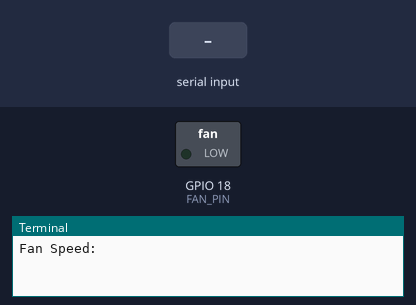
This program was run on a simulated Raspberry Pi (BCM pin numbers). On the bench: switched loads named in the program (green lamp = pin HIGH), the last lines printed to the terminal. The inputs (shaded band) are chosen by the test bench.

Above: at 1.2 s.
1.3 s: "5" typed at the terminal, then Enter
At 2.5 s:
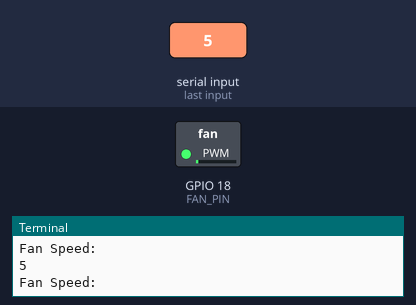
2.8 s: "90" typed at the terminal, then Enter
At 3.7 s:
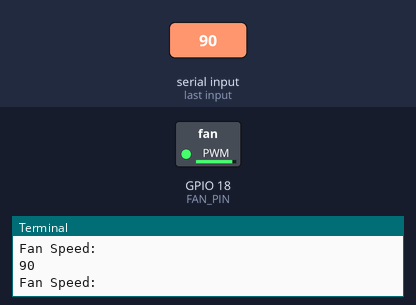
Timing chart, 0 to 5.8 s (numbered marks = the images above; inputs shaded):
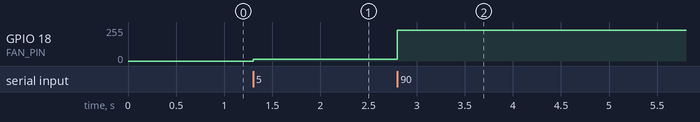

The program:

fan_read_speed.py
```python
#! /usr/bin/env python3

import RPi.GPIO as GPIO
import sys


FAN_PIN = 18   # BCM pin used to drive PWM fan
WAIT_TIME = 1  # [s] Time to wait between each refresh
PWM_FREQ = 25  # [Hz] PWM frequency
FAN_OFF = 0

GPIO.setmode(GPIO.BCM)
GPIO.setup(FAN_PIN, GPIO.OUT, initial=GPIO.LOW)
fan = GPIO.PWM(FAN_PIN, PWM_FREQ)
fan.start(FAN_OFF)


try:
    while 1:
        speed = float(input("Fan Speed: "))
        fan.ChangeDutyCycle(speed)

except KeyboardInterrupt:
    print("Fan ctrl interrupted by keyboard")
    pass

finally:
    GPIO.cleanup()
```

Measured:
- after the input at 1.3 s, GPIO 18 (FAN_PIN): 0/255 → 13/255 at once
- after the input at 2.8 s, GPIO 18 (FAN_PIN): 13/255 → 230/255 at once
